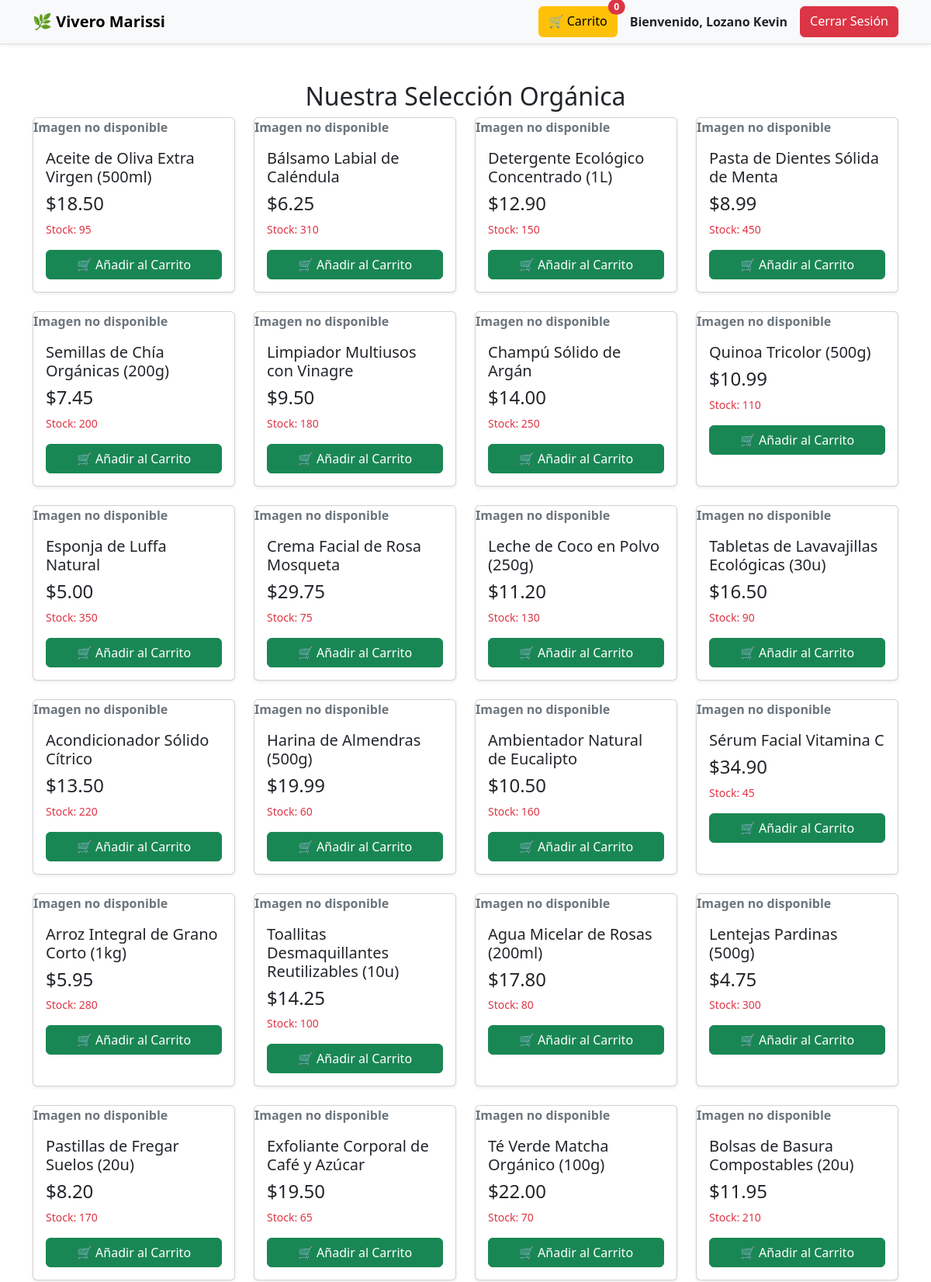
The page /index.php (signed in, upper part) on the database its author committed.
### tables this page shows
CREATE TABLE `plantas` (
  `id` int(11) NOT NULL,
  `nombre` varchar(255) NOT NULL,
  `descripcion` text DEFAULT NULL,
  `precio` decimal(10,2) NOT NULL,
  `stock` int(11) NOT NULL DEFAULT 0,
  `imagen_url` varchar(255) DEFAULT NULL,
  `id_categoria` int(11) DEFAULT NULL
);

### index.php (called while the page is built, shortened)
<?php
include_once __DIR__ . "/conf/db.php";
include_once __DIR__ . "/model/plantas.php";
$plantas = traer_plantas($conx);
require_once __DIR__ . "/views/catalogoView.php";
?>

### model/plantas.php (called while the page is built, shortened)
<?php
function traer_plantas($conx){
    $query = "SELECT P.id AS id, P.nombre AS planta_nombre, P.descripcion AS planta_desc, P.precio AS planta_precio,
    P.stock AS planta_stock, C.nombre AS categoria
    FROM plantas P
    INNER JOIN categorias C ON (P.id_categoria = C.id)";
    $stmt = $conx->prepare($query);
    $stmt->execute();
    return $stmt->fetchAll(PDO::FETCH_OBJ);
}

### views/catalogoView.php (the view, shortened to what this page needs)
<!DOCTYPE html>
<html lang="es">
<head>
    <link href="https://cdn.jsdelivr.net/npm/bootstrap@5.3.3/dist/css/bootstrap.min.css" rel="stylesheet">
    <link rel="stylesheet" href="/assets/catalogo.css">
</head>
<body>
    <nav class="navbar navbar-expand-lg navbar-light bg-light border-bottom shadow-sm">
        <div class="container">
            <a class="navbar-brand" href="/index.php">
                🌿 <strong>Vivero Marissi</strong>
            </a>
       <div class="d-flex">
                <?php
                    $num_items = isset($_SESSION['carrito']) ? array_sum(array_values($_SESSION['carrito'])) : 0;
                ?>
                <a href="/controllers/carritoViewController.php" class="btn btn-warning me-3 position-relative">
                    🛒 Carrito
                    <span class="position-absolute top-0 start-100 translate-middle badge rounded-pill bg-danger">
                        <?php echo $num_items; ?>
                    </span>
                </a>
                <?php if (isset($_SESSION['user_rol']) && $_SESSION['user_rol'] === 'admin'): ?>
                    <a href="/controllers/PlantasControllers.php" class="btn btn-outline-danger me-2">
                        Panel Admin
                    </a>
                    <a href="/controllers/auth/logout.php" class="btn btn-danger">
                        Cerrar Sesión
                    </a>
                <?php elseif (isset($_SESSION['user_rol']) && $_SESSION['user_rol'] === 'cliente'): ?>
                    <span class="navbar-text me-3 text-dark fw-bold">
                        Bienvenido, <?php echo htmlspecialchars($_SESSION['user_name']); ?>
                    </span>
                    <a href="/controllers/auth/logout.php" class="btn btn-danger">
                        Cerrar Sesión
                    </a>
                <?php else: ?>
                    <a href="/controllers/auth/login.php" class="btn btn-outline-primary">
                        Ingresar
                    </a>
                <?php endif; ?>
            </div>
        </div>
    </nav>
    <div class="container mt-5">
        <h2 class="page-title text-center">Nuestra Selección Orgánica</h2>
        <div class="row row-cols-1 row-cols-sm-2 row-cols-md-4 g-4">
            <?php if (!empty($plantas)): ?>
                <?php foreach($plantas as $planta): ?>
                <div class="col">
                    <div class="card h-100 product-card shadow-sm">
                        <div class="product-image-container">
                            <?php if (!empty($planta->imagen_url)): ?>
                                <img src="/<?php echo htmlspecialchars($planta->imagen_url); ?>"
                                     alt="<?php echo htmlspecialchars($planta->planta_nombre); ?>"
                                     class="img-fluid">
                            <?php else: ?>
                                <span class="text-secondary fw-bold">Imagen no disponible</span>
                            <?php endif; ?>
                        </div>
                        <div class="card-body d-flex flex-column">
                            <h5 class="product-name"><?php echo htmlspecialchars($planta->planta_nombre); ?></h5>
                            <h4 class="product-price">$<?php echo number_format($planta->planta_precio, 2); ?></h4>
                            <form method="POST" action="../controllers/carrito.php">
                                <div class="mt-auto">
                                    <small class="text-danger d-block mb-2">Stock: <?php echo htmlspecialchars($planta->planta_stock); ?></small>
                                    <button type="submit" class="btn btn-success w-100 mt-2"
                                            <?php echo ($planta->planta_stock > 0) ? '' : 'disabled'; ?>>
                                        <?php echo ($planta->planta_stock > 0) ? '🛒 Añadir al Carrito' : 'Agotado'; ?>
                                    </button>
                                </div>
                            </form>
                        </div>
                    </div>
                </div>
                <?php endforeach; ?>
            <?php else: ?>
                <div class="col-12">
                    <div class="alert alert-info text-center">¡Lo sentimos! No hay productos disponibles en este momento.</div>
                </div>
            <?php endif; ?>
        </div>
    </div>
</body>
</html>

### rows shown on the page
plantas: nombre "Aceite de Oliva Extra Virgen (500ml)", precio "18.50", stock "95", shows "🛒 Añadir al Carrito"
plantas: nombre "Bálsamo Labial de Caléndula", precio "6.25", stock "310", shows "🛒 Añadir al Carrito"
plantas: nombre "Detergente Ecológico Concentrado (1L)", precio "12.90", stock "150", shows "🛒 Añadir al Carrito"
plantas: nombre "Pasta de Dientes Sólida de Menta", precio "8.99", stock "450", shows "🛒 Añadir al Carrito"
plantas: nombre "Semillas de Chía Orgánicas (200g)", precio "7.45", stock "200", shows "🛒 Añadir al Carrito"
plantas: nombre "Limpiador Multiusos con Vinagre", precio "9.50", stock "180", shows "🛒 Añadir al Carrito"
plantas: nombre "Champú Sólido de Argán", precio "14.00", stock "250", shows "🛒 Añadir al Carrito"
plantas: nombre "Quinoa Tricolor (500g)", precio "10.99", stock "110", shows "🛒 Añadir al Carrito"
plantas: nombre "Esponja de Luffa Natural", precio "5.00", stock "350", shows "🛒 Añadir al Carrito"
plantas: nombre "Crema Facial de Rosa Mosqueta", precio "29.75", stock "75", shows "🛒 Añadir al Carrito"
plantas: nombre "Leche de Coco en Polvo (250g)", precio "11.20", stock "130", shows "🛒 Añadir al Carrito"
plantas: nombre "Tabletas de Lavavajillas Ecológicas (30u)", precio "16.50", stock "90", shows "🛒 Añadir al Carrito"
plantas: nombre "Acondicionador Sólido Cítrico", precio "13.50", stock "220", shows "🛒 Añadir al Carrito"
plantas: nombre "Harina de Almendras (500g)", precio "19.99", stock "60", shows "🛒 Añadir al Carrito"
plantas: nombre "Ambientador Natural de Eucalipto", precio "10.50", stock "160", shows "🛒 Añadir al Carrito"
plantas: nombre "Sérum Facial Vitamina C", precio "34.90", stock "45", shows "🛒 Añadir al Carrito"
plantas: nombre "Arroz Integral de Grano Corto (1kg)", precio "5.95", stock "280", shows "🛒 Añadir al Carrito"
plantas: nombre "Toallitas Desmaquillantes Reutilizables (10u)", precio "14.25", stock "100", shows "🛒 Añadir al Carrito"
plantas: nombre "Agua Micelar de Rosas (200ml)", precio "17.80", stock "80", shows "🛒 Añadir al Carrito"
plantas: nombre "Lentejas Pardinas (500g)", precio "4.75", stock "300", shows "🛒 Añadir al Carrito"
plantas: nombre "Pastillas de Fregar Suelos (20u)", precio "8.20", stock "170", shows "🛒 Añadir al Carrito"
plantas: nombre "Exfoliante Corporal de Café y Azúcar", precio "19.50", stock "65", shows "🛒 Añadir al Carrito"
plantas: nombre "Té Verde Matcha Orgánico (100g)", precio "22.00", stock "70", shows "🛒 Añadir al Carrito"
plantas: nombre "Bolsas de Basura Compostables (20u)", precio "11.95", stock "210", shows "🛒 Añadir al Carrito"

### other values the page prints
$num_items "0"
$_SESSION['user_name'] "Lozano Kevin"
